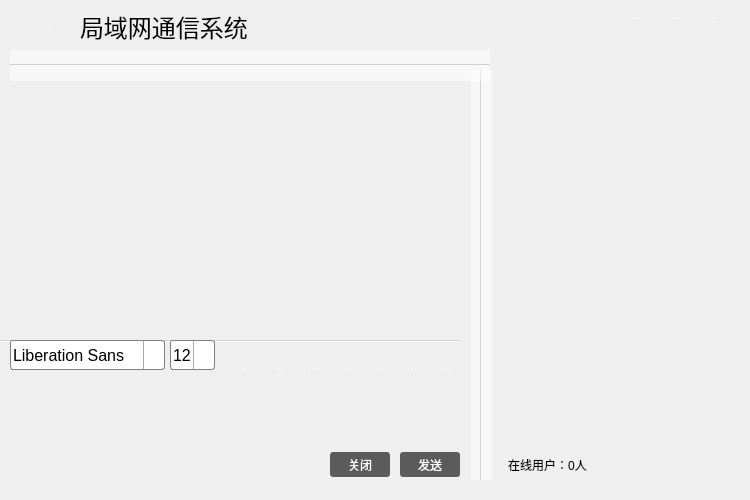
<?xml version="1.0" encoding="UTF-8"?>
<ui version="4.0">
 <class>Widget</class>
 <widget class="QWidget" name="Widget">
  <property name="geometry">
   <rect>
    <x>0</x>
    <y>0</y>
    <width>750</width>
    <height>500</height>
   </rect>
  </property>
  <property name="sizePolicy">
   <sizepolicy hsizetype="Expanding" vsizetype="Expanding">
    <horstretch>0</horstretch>
    <verstretch>0</verstretch>
   </sizepolicy>
  </property>
  <property name="minimumSize">
   <size>
    <width>750</width>
    <height>500</height>
   </size>
  </property>
  <property name="maximumSize">
   <size>
    <width>750</width>
    <height>500</height>
   </size>
  </property>
  <property name="windowTitle">
   <string>QQ</string>
  </property>
  <property name="autoFillBackground">
   <bool>false</bool>
  </property>
  <property name="styleSheet">
   <string notr="true"/>
  </property>
  <widget class="QStackedWidget" name="stackedWidget">
   <property name="geometry">
    <rect>
     <x>0</x>
     <y>-10</y>
     <width>740</width>
     <height>490</height>
    </rect>
   </property>
   <property name="minimumSize">
    <size>
     <width>740</width>
     <height>490</height>
    </size>
   </property>
   <property name="maximumSize">
    <size>
     <width>740</width>
     <height>490</height>
    </size>
   </property>
   <property name="styleSheet">
    <string notr="true">QStackedWidget {background-image: url(:/images/background.jpg);}
</string>
   </property>
   <property name="frameShape">
    <enum>QFrame::NoFrame</enum>
   </property>
   <property name="frameShadow">
    <enum>QFrame::Sunken</enum>
   </property>
   <property name="lineWidth">
    <number>1</number>
   </property>
   <property name="midLineWidth">
    <number>0</number>
   </property>
   <widget class="QWidget" name="page">
    <widget class="QTextBrowser" name="messageBrowser">
     <property name="geometry">
      <rect>
       <x>0</x>
       <y>90</y>
       <width>480</width>
       <height>250</height>
      </rect>
     </property>
     <property name="minimumSize">
      <size>
       <width>480</width>
       <height>250</height>
      </size>
     </property>
     <property name="maximumSize">
      <size>
       <width>480</width>
       <height>250</height>
      </size>
     </property>
     <property name="font">
      <font>
       <pointsize>12</pointsize>
      </font>
     </property>
     <property name="styleSheet">
      <string notr="true">QTextBrowser { background-color: rgb(255, 255, 255,0); border-radius: 3px; color: rgb(0, 0, 0); }</string>
     </property>
     <property name="lineWidth">
      <number>1</number>
     </property>
     <property name="tabStopWidth">
      <number>80</number>
     </property>
     <property name="cursorWidth">
      <number>1</number>
     </property>
    </widget>
    <widget class="QTextEdit" name="messageTextEdit">
     <property name="geometry">
      <rect>
       <x>10</x>
       <y>390</y>
       <width>480</width>
       <height>70</height>
      </rect>
     </property>
     <property name="minimumSize">
      <size>
       <width>480</width>
       <height>70</height>
      </size>
     </property>
     <property name="maximumSize">
      <size>
       <width>16777215</width>
       <height>16777215</height>
      </size>
     </property>
     <property name="font">
      <font>
       <pointsize>12</pointsize>
      </font>
     </property>
     <property name="styleSheet">
      <string notr="true">QTextEdit { background-color: rgb(255, 255, 255,0); border-radius: 3px;color: rgb(0, 0, 0);  }


</string>
     </property>
     <property name="lineWidth">
      <number>1</number>
     </property>
    </widget>
    <widget class="QPushButton" name="sendButton">
     <property name="geometry">
      <rect>
       <x>400</x>
       <y>462</y>
       <width>60</width>
       <height>25</height>
      </rect>
     </property>
     <property name="minimumSize">
      <size>
       <width>60</width>
       <height>25</height>
      </size>
     </property>
     <property name="maximumSize">
      <size>
       <width>103</width>
       <height>41</height>
      </size>
     </property>
     <property name="styleSheet">
      <string notr="true">QPushButton { background-color: rgb(50, 50, 50,200); border-radius: 3px; color: rgb(255, 255, 255); }
 QPushButton:hover { background-color: rgb(50, 50, 50,255);}
</string>
     </property>
     <property name="text">
      <string>发送</string>
     </property>
    </widget>
    <widget class="QPushButton" name="exitButton">
     <property name="geometry">
      <rect>
       <x>330</x>
       <y>462</y>
       <width>60</width>
       <height>25</height>
      </rect>
     </property>
     <property name="minimumSize">
      <size>
       <width>60</width>
       <height>25</height>
      </size>
     </property>
     <property name="maximumSize">
      <size>
       <width>103</width>
       <height>41</height>
      </size>
     </property>
     <property name="styleSheet">
      <string notr="true">QPushButton { background-color: rgb(50, 50, 50,200); border-radius: 3px; color: rgb(255, 255, 255); }
 QPushButton:hover { background-color: rgb(50, 50, 50,255);}
</string>
     </property>
     <property name="text">
      <string>关闭</string>
     </property>
    </widget>
    <widget class="Line" name="line">
     <property name="geometry">
      <rect>
       <x>-20</x>
       <y>350</y>
       <width>480</width>
       <height>2</height>
      </rect>
     </property>
     <property name="styleSheet">
      <string notr="true">background-color: rgba(255, 255, 255, 125);</string>
     </property>
     <property name="frameShadow">
      <enum>QFrame::Sunken</enum>
     </property>
     <property name="lineWidth">
      <number>1</number>
     </property>
     <property name="orientation">
      <enum>Qt::Horizontal</enum>
     </property>
    </widget>
    <widget class="Line" name="line_2">
     <property name="geometry">
      <rect>
       <x>471</x>
       <y>80</y>
       <width>21</width>
       <height>415</height>
      </rect>
     </property>
     <property name="styleSheet">
      <string notr="true">background-color: rgba(255, 255, 255, 125);</string>
     </property>
     <property name="orientation">
      <enum>Qt::Vertical</enum>
     </property>
    </widget>
    <widget class="QFontComboBox" name="fontComboBox">
     <property name="enabled">
      <bool>true</bool>
     </property>
     <property name="geometry">
      <rect>
       <x>10</x>
       <y>350</y>
       <width>155</width>
       <height>30</height>
      </rect>
     </property>
     <property name="minimumSize">
      <size>
       <width>155</width>
       <height>30</height>
      </size>
     </property>
     <property name="maximumSize">
      <size>
       <width>155</width>
       <height>30</height>
      </size>
     </property>
     <property name="font">
      <font>
       <pointsize>12</pointsize>
      </font>
     </property>
     <property name="mouseTracking">
      <bool>false</bool>
     </property>
     <property name="acceptDrops">
      <bool>false</bool>
     </property>
     <property name="styleSheet">
      <string notr="true">QComboBox {
	background-color: rgb(255, 255, 255);
    border: 1px solid gray;
    border-radius: 3px;
    padding: 1px 2px 1px 2px;  /*针对于组合框中的文本内容*/
    /*min-width: 9em;   组合框的最小宽度*/
}
QComboBox::drop-down {
    subcontrol-origin: padding;
    subcontrol-position: top right;
    width: 20px;

    border-left-width: 1px;
    border-left-color: darkgray;
    border-left-style: solid; 
    border-top-right-radius: 3px; 
    border-bottom-right-radius: 3px;
}
QComboBox::down-arrow {
    image: url(:/images/QComboBox);
}
QComboBox::drop-down:hover { background-color: rgb(50, 50, 50,255);}</string>
     </property>
     <property name="editable">
      <bool>false</bool>
     </property>
    </widget>
    <widget class="QComboBox" name="sizeComboBox">
     <property name="geometry">
      <rect>
       <x>170</x>
       <y>350</y>
       <width>45</width>
       <height>30</height>
      </rect>
     </property>
     <property name="sizePolicy">
      <sizepolicy hsizetype="Preferred" vsizetype="Fixed">
       <horstretch>0</horstretch>
       <verstretch>1</verstretch>
      </sizepolicy>
     </property>
     <property name="minimumSize">
      <size>
       <width>45</width>
       <height>30</height>
      </size>
     </property>
     <property name="maximumSize">
      <size>
       <width>45</width>
       <height>30</height>
      </size>
     </property>
     <property name="font">
      <font>
       <pointsize>12</pointsize>
      </font>
     </property>
     <property name="styleSheet">
      <string notr="true">QComboBox {
	background-color: rgb(255, 255, 255);
    border: 1px solid gray;
    border-radius: 3px;
    padding: 1px 2px 1px 2px;  /*针对于组合框中的文本内容*/
    /*min-width: 9em;   组合框的最小宽度*/
}
QComboBox::drop-down {
    subcontrol-origin: padding;
    subcontrol-position: top right;
    width: 20px;

    border-left-width: 1px;
    border-left-color: darkgray;
    border-left-style: solid; 
    border-top-right-radius: 3px; 
    border-bottom-right-radius: 3px;
}
QComboBox::down-arrow {
    image: url(:/images/QComboBox);
}
QComboBox::drop-down:hover { background-color: rgb(50, 50, 50,255);}</string>
     </property>
     <property name="currentIndex">
      <number>3</number>
     </property>
     <item>
      <property name="text">
       <string>9</string>
      </property>
     </item>
     <item>
      <property name="text">
       <string>10</string>
      </property>
     </item>
     <item>
      <property name="text">
       <string>11</string>
      </property>
     </item>
     <item>
      <property name="text">
       <string>12</string>
      </property>
     </item>
     <item>
      <property name="text">
       <string>13</string>
      </property>
     </item>
     <item>
      <property name="text">
       <string>14</string>
      </property>
     </item>
     <item>
      <property name="text">
       <string>15</string>
      </property>
     </item>
     <item>
      <property name="text">
       <string>16</string>
      </property>
     </item>
     <item>
      <property name="text">
       <string>17</string>
      </property>
     </item>
     <item>
      <property name="text">
       <string>18</string>
      </property>
     </item>
     <item>
      <property name="text">
       <string>19</string>
      </property>
     </item>
     <item>
      <property name="text">
       <string>20</string>
      </property>
     </item>
     <item>
      <property name="text">
       <string>21</string>
      </property>
     </item>
     <item>
      <property name="text">
       <string>22</string>
      </property>
     </item>
    </widget>
    <widget class="QWidget" name="layoutWidget">
     <property name="geometry">
      <rect>
       <x>220</x>
       <y>350</y>
       <width>248</width>
       <height>32</height>
      </rect>
     </property>
     <layout class="QHBoxLayout" name="horizontalLayout">
      <item>
       <widget class="QToolButton" name="boldToolButton">
        <property name="minimumSize">
         <size>
          <width>30</width>
          <height>30</height>
         </size>
        </property>
        <property name="maximumSize">
         <size>
          <width>30</width>
          <height>30</height>
         </size>
        </property>
        <property name="toolTip">
         <string>加粗</string>
        </property>
        <property name="styleSheet">
         <string notr="true">QToolButton { background-color: rgb(50, 50, 50,0); border-radius: 3px; color: rgb(255, 255, 255); }
QToolButton:hover { background-color: rgb(50, 50, 50,255);}</string>
        </property>
        <property name="text">
         <string>...</string>
        </property>
        <property name="icon">
         <iconset resource="images.qrc">
          <normaloff>:/images/bold.png</normaloff>:/images/bold.png</iconset>
        </property>
        <property name="checkable">
         <bool>true</bool>
        </property>
       </widget>
      </item>
      <item>
       <widget class="QToolButton" name="italicToolButton">
        <property name="minimumSize">
         <size>
          <width>30</width>
          <height>30</height>
         </size>
        </property>
        <property name="maximumSize">
         <size>
          <width>30</width>
          <height>30</height>
         </size>
        </property>
        <property name="toolTip">
         <string>倾斜</string>
        </property>
        <property name="styleSheet">
         <string notr="true">QToolButton { background-color: rgb(50, 50, 50,0); border-radius: 3px; color: rgb(255, 255, 255); }
QToolButton:hover { background-color: rgb(50, 50, 50,255);}</string>
        </property>
        <property name="text">
         <string>...</string>
        </property>
        <property name="icon">
         <iconset resource="images.qrc">
          <normaloff>:/images/italic.png</normaloff>:/images/italic.png</iconset>
        </property>
        <property name="checkable">
         <bool>true</bool>
        </property>
       </widget>
      </item>
      <item>
       <widget class="QToolButton" name="underlineToolButton">
        <property name="minimumSize">
         <size>
          <width>30</width>
          <height>30</height>
         </size>
        </property>
        <property name="maximumSize">
         <size>
          <width>30</width>
          <height>30</height>
         </size>
        </property>
        <property name="toolTip">
         <string>下划线</string>
        </property>
        <property name="styleSheet">
         <string notr="true">QToolButton { background-color: rgb(50, 50, 50,0); border-radius: 3px; color: rgb(255, 255, 255); }
QToolButton:hover { background-color: rgb(50, 50, 50,255);}</string>
        </property>
        <property name="text">
         <string>...</string>
        </property>
        <property name="icon">
         <iconset resource="images.qrc">
          <normaloff>:/images/under.png</normaloff>:/images/under.png</iconset>
        </property>
        <property name="checkable">
         <bool>true</bool>
        </property>
       </widget>
      </item>
      <item>
       <widget class="QToolButton" name="colorToolButton">
        <property name="minimumSize">
         <size>
          <width>30</width>
          <height>30</height>
         </size>
        </property>
        <property name="maximumSize">
         <size>
          <width>30</width>
          <height>30</height>
         </size>
        </property>
        <property name="toolTip">
         <string>更改字体颜色</string>
        </property>
        <property name="styleSheet">
         <string notr="true">QToolButton { background-color: rgb(50, 50, 50,0); border-radius: 3px; color: rgb(255, 255, 255); }
QToolButton:hover { background-color: rgb(50, 50, 50,255);}</string>
        </property>
        <property name="text">
         <string>...</string>
        </property>
        <property name="icon">
         <iconset resource="images.qrc">
          <normaloff>:/images/color.png</normaloff>:/images/color.png</iconset>
        </property>
       </widget>
      </item>
      <item>
       <widget class="QToolButton" name="sendToolButton">
        <property name="minimumSize">
         <size>
          <width>30</width>
          <height>30</height>
         </size>
        </property>
        <property name="maximumSize">
         <size>
          <width>30</width>
          <height>30</height>
         </size>
        </property>
        <property name="toolTip">
         <string>传输文件</string>
        </property>
        <property name="styleSheet">
         <string notr="true">QToolButton { background-color: rgb(50, 50, 50,0); border-radius: 3px; color: rgb(255, 255, 255); }
QToolButton:hover { background-color: rgb(50, 50, 50,255);}</string>
        </property>
        <property name="text">
         <string>...</string>
        </property>
        <property name="icon">
         <iconset resource="images.qrc">
          <normaloff>:/images/send.png</normaloff>:/images/send.png</iconset>
        </property>
       </widget>
      </item>
      <item>
       <widget class="QToolButton" name="saveToolButton">
        <property name="minimumSize">
         <size>
          <width>30</width>
          <height>30</height>
         </size>
        </property>
        <property name="maximumSize">
         <size>
          <width>30</width>
          <height>30</height>
         </size>
        </property>
        <property name="toolTip">
         <string>保存聊天记录</string>
        </property>
        <property name="styleSheet">
         <string notr="true">QToolButton { background-color: rgb(50, 50, 50,0); border-radius: 3px; color: rgb(255, 255, 255); }
QToolButton:hover { background-color: rgb(50, 50, 50,255);}</string>
        </property>
        <property name="text">
         <string>...</string>
        </property>
        <property name="icon">
         <iconset resource="images.qrc">
          <normaloff>:/images/save.png</normaloff>:/images/save.png</iconset>
        </property>
       </widget>
      </item>
      <item>
       <widget class="QToolButton" name="clearToolButton">
        <property name="minimumSize">
         <size>
          <width>30</width>
          <height>30</height>
         </size>
        </property>
        <property name="maximumSize">
         <size>
          <width>30</width>
          <height>30</height>
         </size>
        </property>
        <property name="toolTip">
         <string>清除聊天记录</string>
        </property>
        <property name="styleSheet">
         <string notr="true">QToolButton { background-color: rgb(50, 50, 50,0); border-radius: 3px; color: rgb(255, 255, 255); }
QToolButton:hover { background-color: rgb(50, 50, 50,255);}</string>
        </property>
        <property name="text">
         <string>...</string>
        </property>
        <property name="icon">
         <iconset resource="images.qrc">
          <normaloff>:/images/clear.png</normaloff>:/images/clear.png</iconset>
        </property>
       </widget>
      </item>
     </layout>
    </widget>
    <widget class="Line" name="line_3">
     <property name="geometry">
      <rect>
       <x>10</x>
       <y>60</y>
       <width>480</width>
       <height>31</height>
      </rect>
     </property>
     <property name="styleSheet">
      <string notr="true">background-color: rgba(255, 255, 255, 125);</string>
     </property>
     <property name="orientation">
      <enum>Qt::Horizontal</enum>
     </property>
    </widget>
    <widget class="QToolButton" name="toolButton_8">
     <property name="geometry">
      <rect>
       <x>10</x>
       <y>0</y>
       <width>71</width>
       <height>71</height>
      </rect>
     </property>
     <property name="sizePolicy">
      <sizepolicy hsizetype="Fixed" vsizetype="Fixed">
       <horstretch>40</horstretch>
       <verstretch>40</verstretch>
      </sizepolicy>
     </property>
     <property name="minimumSize">
      <size>
       <width>40</width>
       <height>40</height>
      </size>
     </property>
     <property name="styleSheet">
      <string notr="true">QToolButton { background-color: rgb(50, 50, 50,0); border-radius: 3px; color: rgb(255, 255, 255); }</string>
     </property>
     <property name="text">
      <string>...</string>
     </property>
     <property name="icon">
      <iconset resource="images.qrc">
       <normaloff>:/images/head.jpg</normaloff>:/images/head.jpg</iconset>
     </property>
     <property name="iconSize">
      <size>
       <width>40</width>
       <height>40</height>
      </size>
     </property>
    </widget>
    <widget class="QLabel" name="label_2">
     <property name="geometry">
      <rect>
       <x>80</x>
       <y>20</y>
       <width>210</width>
       <height>34</height>
      </rect>
     </property>
     <property name="minimumSize">
      <size>
       <width>100</width>
       <height>25</height>
      </size>
     </property>
     <property name="baseSize">
      <size>
       <width>100</width>
       <height>25</height>
      </size>
     </property>
     <property name="font">
      <font>
       <family>华文楷体</family>
       <pointsize>18</pointsize>
      </font>
     </property>
     <property name="cursor">
      <cursorShape>ArrowCursor</cursorShape>
     </property>
     <property name="text">
      <string>局域网通信系统</string>
     </property>
    </widget>
    <widget class="QLabel" name="userNumLabel">
     <property name="geometry">
      <rect>
       <x>480</x>
       <y>460</y>
       <width>135</width>
       <height>30</height>
      </rect>
     </property>
     <property name="minimumSize">
      <size>
       <width>135</width>
       <height>30</height>
      </size>
     </property>
     <property name="maximumSize">
      <size>
       <width>157</width>
       <height>41</height>
      </size>
     </property>
     <property name="font">
      <font>
       <pointsize>9</pointsize>
      </font>
     </property>
     <property name="styleSheet">
      <string notr="true"/>
     </property>
     <property name="text">
      <string>在线用户：0人</string>
     </property>
     <property name="alignment">
      <set>Qt::AlignCenter</set>
     </property>
    </widget>
    <widget class="QWidget" name="layoutWidget">
     <property name="geometry">
      <rect>
       <x>571</x>
       <y>-1</y>
       <width>171</width>
       <height>51</height>
      </rect>
     </property>
     <layout class="QHBoxLayout" name="horizontalLayout_3">
      <item>
       <widget class="MenuButton" name="menuButton">
        <property name="minimumSize">
         <size>
          <width>30</width>
          <height>30</height>
         </size>
        </property>
        <property name="maximumSize">
         <size>
          <width>30</width>
          <height>30</height>
         </size>
        </property>
        <property name="toolTip">
         <string>皮肤</string>
        </property>
        <property name="statusTip">
         <string/>
        </property>
        <property name="whatsThis">
         <string/>
        </property>
        <property name="accessibleName">
         <string/>
        </property>
        <property name="accessibleDescription">
         <string/>
        </property>
        <property name="styleSheet">
         <string notr="true">QPushButton { background-color: rgb(50, 50, 50,0); border-radius: 3px; color: rgb(255, 255, 255); }
QPushButton:hover { background-color: rgb(50, 50, 50,255);}</string>
        </property>
        <property name="text">
         <string/>
        </property>
        <property name="icon">
         <iconset resource="images.qrc">
          <normaloff>:/images/menu.png</normaloff>:/images/menu.png</iconset>
        </property>
       </widget>
      </item>
      <item>
       <widget class="QToolButton" name="minButton">
        <property name="minimumSize">
         <size>
          <width>30</width>
          <height>30</height>
         </size>
        </property>
        <property name="maximumSize">
         <size>
          <width>30</width>
          <height>30</height>
         </size>
        </property>
        <property name="toolTip">
         <string>最小化</string>
        </property>
        <property name="styleSheet">
         <string notr="true">QToolButton { background-color: rgb(50, 50, 50,0); border-radius: 3px; color: rgb(255, 255, 255); }
QToolButton:hover { background-color: rgb(50, 50, 50,255);}</string>
        </property>
        <property name="text">
         <string>...</string>
        </property>
        <property name="icon">
         <iconset resource="images.qrc">
          <normaloff>:/images/min.png</normaloff>:/images/min.png</iconset>
        </property>
       </widget>
      </item>
      <item>
       <widget class="QToolButton" name="maxButton">
        <property name="minimumSize">
         <size>
          <width>30</width>
          <height>30</height>
         </size>
        </property>
        <property name="maximumSize">
         <size>
          <width>30</width>
          <height>30</height>
         </size>
        </property>
        <property name="toolTip">
         <string>最大化</string>
        </property>
        <property name="styleSheet">
         <string notr="true">QToolButton { background-color: rgb(50, 50, 50,0); border-radius: 3px; color: rgb(255, 255, 255); }
QToolButton:hover { background-color: rgb(50, 50, 50,255);}</string>
        </property>
        <property name="text">
         <string>...</string>
        </property>
        <property name="icon">
         <iconset resource="images.qrc">
          <normaloff>:/images/max.png</normaloff>:/images/max.png</iconset>
        </property>
       </widget>
      </item>
      <item>
       <widget class="QToolButton" name="closeButton">
        <property name="minimumSize">
         <size>
          <width>30</width>
          <height>30</height>
         </size>
        </property>
        <property name="maximumSize">
         <size>
          <width>30</width>
          <height>30</height>
         </size>
        </property>
        <property name="toolTip">
         <string>关闭</string>
        </property>
        <property name="styleSheet">
         <string notr="true">QToolButton { background-color: rgb(50, 50, 50,0); border-radius: 3px; color: rgb(255, 255, 255); }
QToolButton:hover { background-color: rgb(50, 50, 50,255);}</string>
        </property>
        <property name="text">
         <string>...</string>
        </property>
        <property name="icon">
         <iconset resource="images.qrc">
          <normaloff>:/images/exit.png</normaloff>:/images/exit.png</iconset>
        </property>
       </widget>
      </item>
     </layout>
    </widget>
    <widget class="QTableWidget" name="userTableWidget">
     <property name="geometry">
      <rect>
       <x>500</x>
       <y>80</y>
       <width>255</width>
       <height>380</height>
      </rect>
     </property>
     <property name="minimumSize">
      <size>
       <width>255</width>
       <height>380</height>
      </size>
     </property>
     <property name="maximumSize">
      <size>
       <width>255</width>
       <height>380</height>
      </size>
     </property>
     <property name="font">
      <font>
       <pointsize>8</pointsize>
      </font>
     </property>
     <property name="styleSheet">
      <string notr="true">QTableWidget { background-color: rgb(255, 132, 139,0); border-radius: 3px; color: rgb(0,0,0); }</string>
     </property>
     <property name="alternatingRowColors">
      <bool>false</bool>
     </property>
     <property name="selectionMode">
      <enum>QAbstractItemView::SingleSelection</enum>
     </property>
     <property name="selectionBehavior">
      <enum>QAbstractItemView::SelectRows</enum>
     </property>
     <property name="showGrid">
      <bool>false</bool>
     </property>
     <property name="gridStyle">
      <enum>Qt::SolidLine</enum>
     </property>
     <attribute name="horizontalHeaderVisible">
      <bool>false</bool>
     </attribute>
     <attribute name="horizontalHeaderCascadingSectionResizes">
      <bool>false</bool>
     </attribute>
     <attribute name="horizontalHeaderMinimumSectionSize">
      <number>83</number>
     </attribute>
     <attribute name="horizontalHeaderDefaultSectionSize">
      <number>83</number>
     </attribute>
     <attribute name="horizontalHeaderHighlightSections">
      <bool>false</bool>
     </attribute>
     <attribute name="horizontalHeaderShowSortIndicator" stdset="0">
      <bool>false</bool>
     </attribute>
     <attribute name="horizontalHeaderStretchLastSection">
      <bool>false</bool>
     </attribute>
     <attribute name="verticalHeaderVisible">
      <bool>false</bool>
     </attribute>
     <attribute name="verticalHeaderMinimumSectionSize">
      <number>30</number>
     </attribute>
     <attribute name="verticalHeaderHighlightSections">
      <bool>false</bool>
     </attribute>
     <column>
      <property name="text">
       <string>用户名</string>
      </property>
      <property name="textAlignment">
       <set>AlignCenter</set>
      </property>
      <property name="background">
       <color>
        <red>0</red>
        <green>0</green>
        <blue>0</blue>
       </color>
      </property>
     </column>
     <column>
      <property name="text">
       <string>主机名</string>
      </property>
      <property name="textAlignment">
       <set>AlignCenter</set>
      </property>
     </column>
     <column>
      <property name="text">
       <string>IP地址</string>
      </property>
      <property name="textAlignment">
       <set>AlignCenter</set>
      </property>
     </column>
    </widget>
   </widget>
   <widget class="QWidget" name="page_2"/>
  </widget>
 </widget>
 <layoutdefault spacing="6" margin="11"/>
 <customwidgets>
  <customwidget>
   <class>MenuButton</class>
   <extends>QPushButton</extends>
   <header>menubutton.h</header>
  </customwidget>
 </customwidgets>
 <resources>
  <include location="images.qrc"/>
 </resources>
 <connections/>
</ui>
